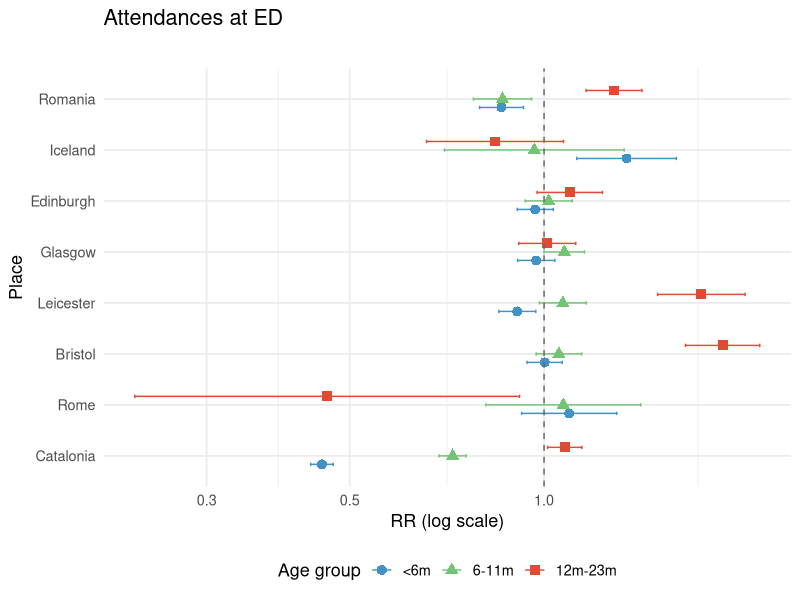

The R source for this figure:
# Install packages if not already installed
required_packages <- c("readxl", "tidyverse", "broom", "glmnet", "sandwich")

new_packages <- required_packages[!(required_packages %in% 
                                      installed.packages()[,"Package"])]
if(length(new_packages)) install.packages(new_packages, quietly = TRUE)

# Suppress warnings while loading libraries
suppressWarnings({
  library(readxl)
  library(tidyverse)
  library(broom)
  library(glmnet)
  library(sandwich)
})

#data <- read_excel("admissionsED.xlsx")
data <- read_excel("attendancesED.xlsx")

# Transform the data of total admissions to fit the Poisson model condition
data <- data %>%
  mutate(
    log_total_admissions = log(all_diag), 
    place_fac = as.factor(Place),
    season_fac = as.factor(Season),
    age_fac = as.factor(age_group)
  )

data <- data %>%
  filter(age_fac %in% c("<6m", "6-11m", "12m-23m"))

data <- data %>%
  filter(Season != "2020-2021") %>%  # Exclude 2020-2021
  filter(Season != "2023-2024") %>% # Exclude 2023-2024
  mutate(season_fac = case_when(
    Season == "2024-2025" ~ "2024-2025",
    TRUE ~ "pre-intervention"
  ),
    season_fac = factor(season_fac, 
                        levels = c("pre-intervention", "2024-2025")))

# Model and results of season per age
model_results3 <- list()

for (place in unique(data$Place)) {
  model_results3[[place]] <- list()  
  for (age in unique(data$age_fac)) {
    model2 <- glm(bronquis ~ season_fac + offset(log_total_admissions),
                 family = poisson(link = "log"),
                 data = data[data$Place == place & data$age_fac == age, ])
    model_results3[[place]][[age]] <- summary(model2)  
  }
}
model_results3

# e^beta (RR) with CI and pval for the final table
final_results <- function(model) {
  coef_est <- coef(model)[ , "Estimate"]
  std_err <- coef(model)[ , "Std. Error"]
  pval <- coef(model)[, "Pr(>|z|)"]

  ci_lower <- coef_est - 1.96 * std_err
  ci_upper <- coef_est + 1.96 * std_err
  
  rr <- exp(coef_est)
  ci_lower_exp <- exp(ci_lower)
  ci_upper_exp <- exp(ci_upper)

  result_df <- data.frame(
    Term = names(coef_est),
    RR = rr,
    "CI Lower 95%" = ci_lower_exp,
    "CI Upper 95%" = ci_upper_exp,
    "P-val" = pval
  )
  
  return(result_df)
}


model_rr_results3 <- list()
for (place in names(model_results3)) {
  model_rr_results3[[place]] <- list()  
  for (age in names(model_results3[[place]])) {
    model_rr_results3[[place]][[age]] <- final_results(model_results3[[place]][[age]])
  }
}

model_rr_results3

# plot
rr_data <- map_dfr(names(model_rr_results3), function(place) {
  map_dfr(names(model_rr_results3[[place]]), function(age) {
    df <- model_rr_results3[[place]][[age]]
    df$Place <- place
    df$Age <- age
    df
  })
})

rr_data_filtered <- rr_data %>%
  filter(grepl("season_fac", Term))

rr_data_filtered$Age <- factor(rr_data_filtered$Age, levels = c("<6m", "6-11m", "12m-23m"))
rr_data_filtered$Place <- factor(rr_data_filtered$Place, 
                                 levels = c("Catalonia", "Rome", "Bristol",
                                            "Leicester", "Glasgow", "Edinburgh",
                                            "Iceland", "Romania"))

rr_data_filtered$Term <- recode(rr_data_filtered$Term,
                                "season_fac2024-2025" = "")
ggplot(rr_data_filtered, aes(
  x = RR, 
  y = Place, 
  color = Age,
  shape = Age  
)) +
  geom_point(position = position_dodge(width = 0.5), size = 3) +
  geom_errorbarh(aes(xmin = `CI.Lower.95.`, xmax = `CI.Upper.95.`), 
                 position = position_dodge(width = 0.5), height = 0.2) +
  geom_vline(xintercept = 1, linetype = "dashed", color = "gray40") +
  facet_wrap(~ Term, ncol = 1) +
  scale_x_log10() +
  scale_color_manual(values = c(
    "<6m" = "#4292c6",
    "6-11m" = "#74c476",
    "12m-23m" = "#e34a33"
  )) +
  scale_shape_manual(values = c(
    "<6m" = 16,    # solid circle
    "6-11m" = 17,  # solid triangle
    "12m-23m" = 15 # solid square
  )) +
  theme_minimal(base_size = 13) +
  labs(x = "RR (log scale)",
       title = "Attendances at ED",
       color = "Age group",
       shape = "Age group") +  
  theme(legend.position = "bottom")
